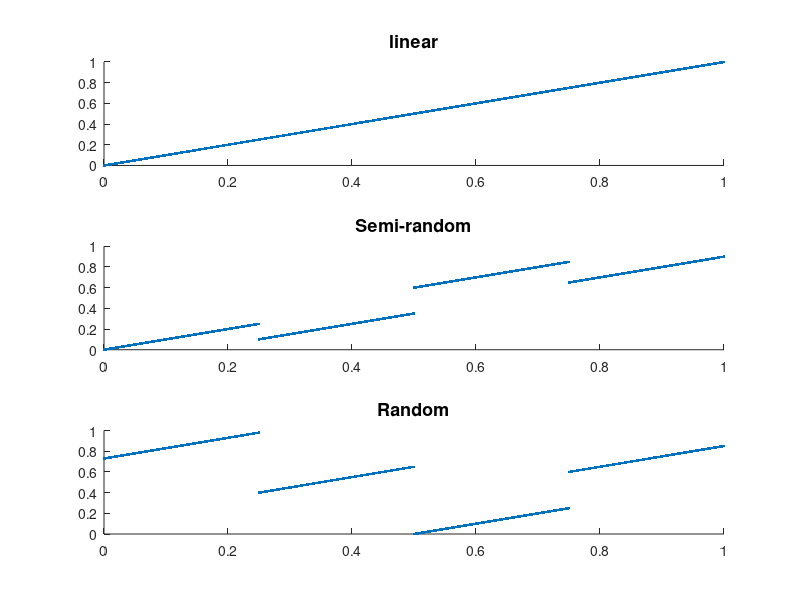

MATLAB code to generate this figure:
clear all;
len = 10000;
line = 0:1/len:1;

seg=len/4;

line1=line(1:seg);
line2=line(seg+1:seg*2)-0.15;
line3=line(2*seg+1:seg*3)+0.1;
line4=line(3*seg+1:seg*4)-0.1;
lineSemi=[line1 line2 line3 line4];

r1=line1+0.73;
r2=line1+0.4;
r3=line1+0;
r4=line1+0.6;

lineR=[r1 r2 r3 r4];

line=line(1:len);
figure('Color',[1 1 1]);

subplot(3,1,1);
%scatter(line, line,'marker', '.');% 'LineWidth', 1);%,'marker', 'none');
h=scatter(line,line,'marker', '.', 'LineWidth', 0.01);
 title('linear', 'FontSize',13);
hChildren = get(h, 'Children');
set(hChildren, 'Markersize', 1)
subplot(3,1,2);
h=scatter(line, lineSemi,'marker', '.');% 'LineWidth', 1);%,'marker', 'none');
 title('Semi-random', 'FontSize',13);
hChildren = get(h, 'Children');
set(hChildren, 'Markersize', 1)
subplot(3,1,3);
h=scatter(line, lineR,'marker', '.');% 'LineWidth', 1);%,'marker', 'none');
title('Random', 'FontSize',13);

hChildren = get(h, 'Children');
set(hChildren, 'Markersize', 1)

% 
% 
% axis([0 length(linearGrain) 0 1.1]);
% 
% subplot(2, 2, 3); plot(squareGrain);
% title('Exponential', 'FontSize', titleSize)
% xlabel('Samples') % x-axis label
% ylabel('Amplitude') % y-axis label
% 
% axis([0 length(linearGrain) 0 1.1]);
% subplot (2,2,4); plot(gaussGrain);
% 
% title('Gaussian', 'FontSize',titleSize);
% xlabel('Samples') % x-axis label
% ylabel('Amplitude') % y-axis label
% axis([0 length(linearGrain) 0 1.1])

% plot(t, seq,'b', t, wave, 'r', t, -seq, 'b');
% legend('Sequencer','Output','Location','EastOutside')
% xlabel('Samples') % x-axis label
% ylabel('Amplitude') % y-axis label